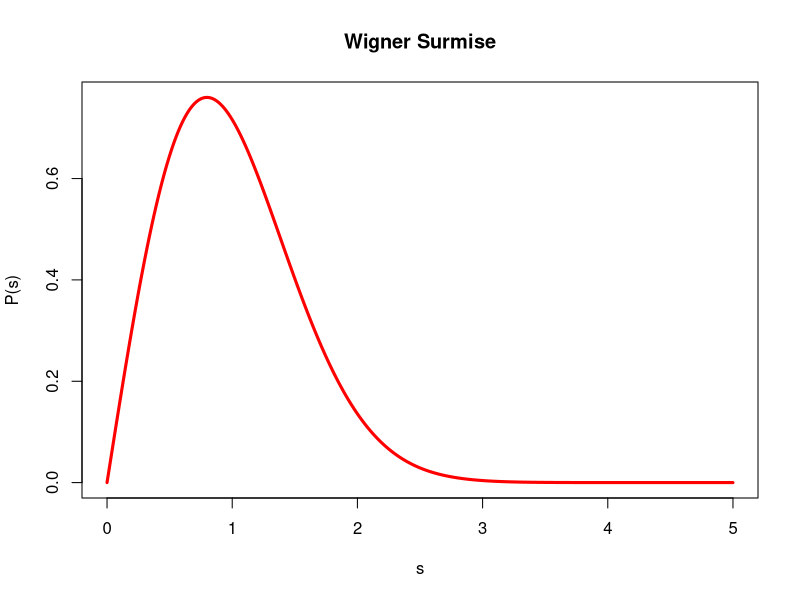

This chart was generated by the following R code:
# Wigner Surmise
WignerSurm <- function(s){
  (pi/2)*s*exp(-(pi/4)*s^2)
}

# Generating points to plot
s <- seq(0, 5, length.out = 1000)  
y <- WignerSurm(s)  

# Plotting the curve
plot(s, y, type = "l", col = "red", lwd = 3,
     xlab = "s", ylab = 'P(s)',
     main = "Wigner Surmise")
